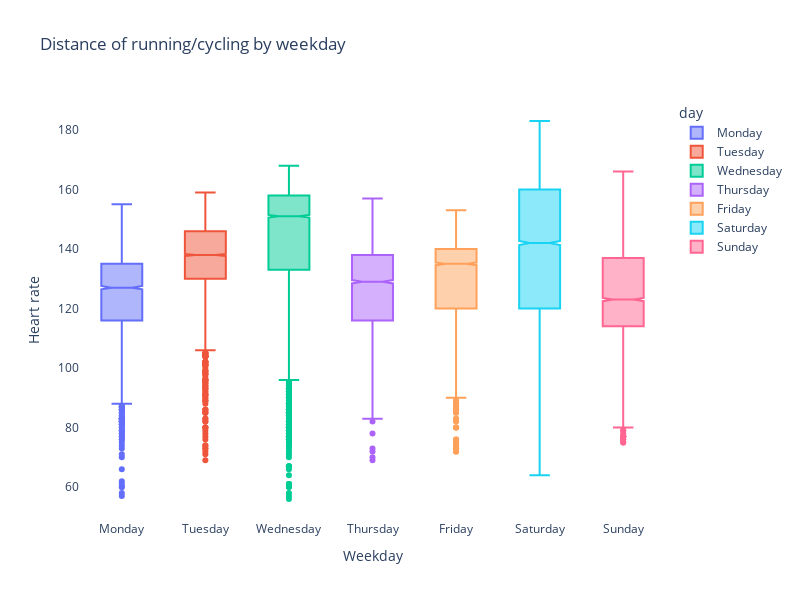

Notebook source saved alongside this figure:
### Code cell
fig = px.box(d, x='day', y='heart_rate', color='day', notched=True, title="Distance of running/cycling by weekday", width=800, height=600)

fig.update_layout(
    xaxis=dict(title="Weekday", zeroline=False, showgrid=False),
    yaxis=dict(title='Heart rate', showgrid=False),
    plot_bgcolor='white'
)
fig.show()

### Figure 1 — Plotly figure (JSON) as saved in the notebook; plotly's stock layout.template omitted (floating-point values rounded to 4 significant figures; data arrays with more than 128 entries replaced by an {"elided": "..."} marker saying what was removed)
{"data": [{"alignmentgroup": "True", "hovertemplate": "day=%{x}<br>heart_rate=%{y}<extra></extra>", "legendgroup": "Monday", "marker": {"color": "#636efa"}, "name": "Monday", "notched": true, "offsetgroup": "Monday", "orientation": "v", "showlegend": true, "type": "box", "x": {"elided": "4094 str values"}, "x0": " ", "xaxis": "x", "y": {"elided": "4094 int values"}, "y0": " ", "yaxis": "y"}, {"alignmentgroup": "True", "hovertemplate": "day=%{x}<br>heart_rate=%{y}<extra></extra>", "legendgroup": "Tuesday", "marker": {"color": "#EF553B"}, "name": "Tuesday", "notched": true, "offsetgroup": "Tuesday", "orientation": "v", "showlegend": true, "type": "box", "x": {"elided": "5783 str values"}, "x0": " ", "xaxis": "x", "y": {"elided": "5783 int values"}, "y0": " ", "yaxis": "y"}, {"alignmentgroup": "True", "hovertemplate": "day=%{x}<br>heart_rate=%{y}<extra></extra>", "legendgroup": "Wednesday", "marker": {"color": "#00cc96"}, "name": "Wednesday", "notched": true, "offsetgroup": "Wednesday", "orientation": "v", "showlegend": true, "type": "box", "x": {"elided": "8588 str values"}, "x0": " ", "xaxis": "x", "y": {"elided": "8588 int values"}, "y0": " ", "yaxis": "y"}, {"alignmentgroup": "True", "hovertemplate": "day=%{x}<br>heart_rate=%{y}<extra></extra>", "legendgroup": "Thursday", "marker": {"color": "#ab63fa"}, "name": "Thursday", "notched": true, "offsetgroup": "Thursday", "orientation": "v", "showlegend": true, "type": "box", "x": {"elided": "3821 str values"}, "x0": " ", "xaxis": "x", "y": {"elided": "3821 int values"}, "y0": " ", "yaxis": "y"}, {"alignmentgroup": "True", "hovertemplate": "day=%{x}<br>heart_rate=%{y}<extra></extra>", "legendgroup": "Friday", "marker": {"color": "#FFA15A"}, "name": "Friday", "notched": true, "offsetgroup": "Friday", "orientation": "v", "showlegend": true, "type": "box", "x": {"elided": "4813 str values"}, "x0": " ", "xaxis": "x", "y": {"elided": "4813 int values"}, "y0": " ", "yaxis": "y"}, {"alignmentgroup": "True", "hovertemplate": "day=%{x}<br>heart_rate=%{y}<extra></extra>", "legendgroup": "Saturday", "marker": {"color": "#19d3f3"}, "name": "Saturday", "notched": true, "offsetgroup": "Saturday", "orientation": "v", "showlegend": true, "type": "box", "x": {"elided": "8700 str values"}, "x0": " ", "xaxis": "x", "y": {"elided": "8700 int values"}, "y0": " ", "yaxis": "y"}, {"alignmentgroup": "True", "hovertemplate": "day=%{x}<br>heart_rate=%{y}<extra></extra>", "legendgroup": "Sunday", "marker": {"color": "#FF6692"}, "name": "Sunday", "notched": true, "offsetgroup": "Sunday", "orientation": "v", "showlegend": true, "type": "box", "x": {"elided": "4792 str values"}, "x0": " ", "xaxis": "x", "y": {"elided": "4792 int values"}, "y0": " ", "yaxis": "y"}], "layout": {"boxmode": "overlay", "height": 600, "legend": {"title": {"text": "day"}, "tracegroupgap": 0}, "plot_bgcolor": "white", "title": {"text": "Distance of running/cycling by weekday"}, "width": 800, "xaxis": {"anchor": "y", "categoryarray": ["Monday", "Tuesday", "Wednesday", "Thursday", "Friday", "Saturday", "Sunday"], "categoryorder": "array", "domain": [0, 1], "showgrid": false, "title": {"text": "Weekday"}, "zeroline": false}, "yaxis": {"anchor": "x", "domain": [0, 1], "showgrid": false, "title": {"text": "Heart rate"}}}}
